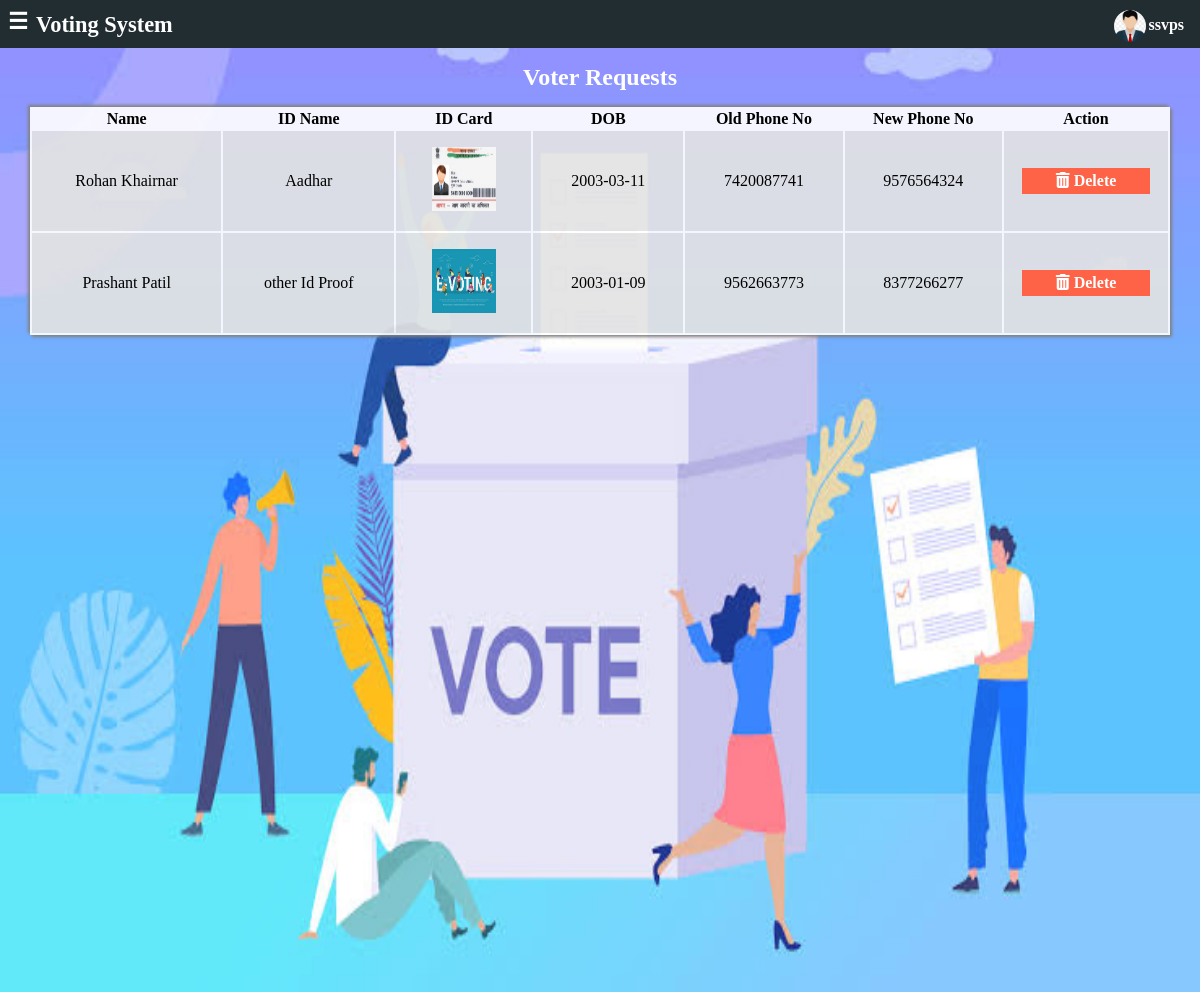
Page /voting/admin/voter_request.php (signed in) on the committed database.
### tables this page shows
CREATE TABLE `phno_change` (
  `id` int(255) NOT NULL,
  `vname` varchar(50) NOT NULL,
  `idname` varchar(20) NOT NULL,
  `idcard` varchar(300) NOT NULL,
  `dob` varchar(50) NOT NULL,
  `old_phno` varchar(15) NOT NULL,
  `new_phno` varchar(15) NOT NULL
);

### voting/admin/voter_request.php (the view, shortened to what this page needs)
<!DOCTYPE html>
<html lang="en">
<head>
    <link rel="stylesheet" href="../css/style.css">
    <link rel="stylesheet" href="../css/all.min.css">
</head>
<body>
    <div class="container">
        <div class="header">
            <span class="menu-bar" id="show" onclick="showMenu()">&#9776;</span>
            <span class="logo">Voting System</span>
            <span class="profile" onclick="showProfile()"><img src="../res/user3.jpg" alt=""><label><?php echo $_SESSION['name']; ?></label></span>
        </div>
        <div id="main">
        <div class="heading"><h2>Voter Requests</h2></div>
           <table class="table">
               <thead>
                    <th>Name</th>
                    <th>ID Name</th>
                    <th>ID Card</th>
                    <th>DOB</th>
                    <th>Old Phone No</th>
                    <th>New Phone No</th>
                    <th>Action</th>
               </thead>
               <tbody>
                      <?php
                      $con=mysqli_connect('localhost','root','','voting');
                      $query="SELECT * FROM phno_change";
                      $data=mysqli_query($con,$query);
                      while($result=mysqli_fetch_assoc($data))
                      {
                        echo "<tr>
                        <td>".$result['vname']."</td>
                        <td>".$result['idname']."</td>
                        <td><a href='../$result[idcard]'><img src='../".$result['idcard']."'></a></td>
                        <td>".$result['dob']."</td>
                        <td>".$result['old_phno']."</td>
                        <td>".$result['new_phno']."</td>
                        <td><a href='voter_req_delete.php?id=$result[id]' class='del' onClick='return delconfirm()'><i class='fa-solid fa-trash-can'></i> Delete</a></td>
                        </tr>";
                      }
                      ?>
               </tbody>
           </table>
        </div>
    </div>
</body>
</html>

### voting/css/style.css (style rules this page uses)
* { margin: 0px; font-family: 'Bahnschrift Light'; }
.container { height: 100vh; width: 100vw; overflow: auto; background: linear-gradient(rgb(255, 255, 255,0.1),rgb(255, 255, 255,0.1)), url(../res/8.png); background-size: 100% 100%; }
.heading { text-align: center; margin: 1rem; color: rgb(255, 255, 255); }
.header { height: 3rem; overflow: auto; background: #222d32; color: #fff; position: sticky; top: 0; width: 100%; }
.header .menu-bar, .header .logo { font-size: 1.4rem; font-weight: 900; margin-left: 0.5rem; margin-top: 0.5rem; float: left; cursor: pointer; }
.header .logo { margin-top: 0.75rem; }
.header .profile { float: right; margin-right: 1rem; }
.header .profile img { height: 2rem; width: 2rem; border-radius: 50%; margin-top: 10px; margin-right: 2px; float: left; cursor: pointer; }
.header .profile label { float: right; margin-top: 1rem; font-weight: 900; cursor: pointer; }
#main { height: 100%; width: 100%; overflow: auto; float: right; }
.table { width: 95%; margin: auto; margin-bottom: 5rem; box-shadow: 2px 2px 3px gray, -2px -2px 3px gray; background: rgba(255, 255, 255, 0.9); text-align: center; }
.table td { background: rgb(0, 0, 0, 0.1); }
.table img { height: 4rem; width: 4rem; }
.del, .edit { padding: 4px 10px; margin: 2px; color: white; text-decoration: none; font-weight: 900; }
.del { background: tomato; }

### voting/admin/voter_request.php (style rules this page uses)
.del,.edit,.verify { display: block; margin-top: 0.5rem; margin-bottom: 0.5rem; }
td { padding: 1rem; }

### rows in the picture
phno_change: vname "Rohan Khairnar", idname "Aadhar", idcard (picture), dob "2003-03-11", old_phno "7420087741", new_phno "9576564324"
phno_change: vname "Prashant Patil", idname "other Id Proof", idcard (picture), dob "2003-01-09", old_phno "9562663773", new_phno "8377266277"

### other values in the picture
$_SESSION['name'] "ssvps"
